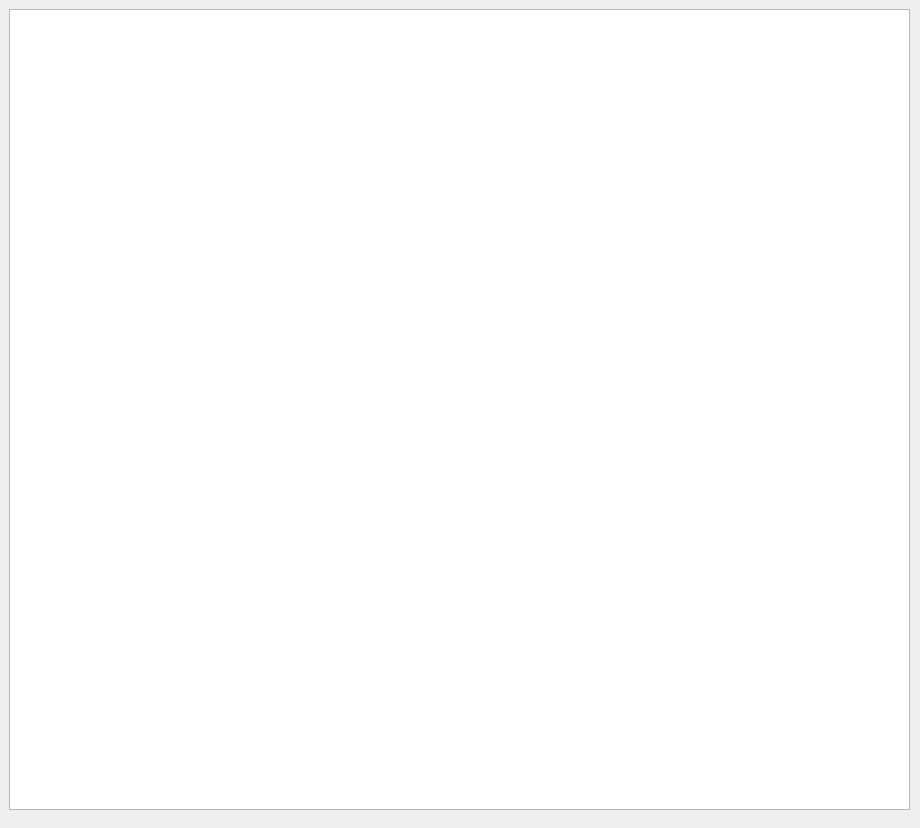
<?xml version="1.0" encoding="UTF-8"?>
<ui version="4.0">
 <class>GraphWindow</class>
 <widget class="QDialog" name="GraphWindow">
  <property name="geometry">
   <rect>
    <x>0</x>
    <y>0</y>
    <width>920</width>
    <height>828</height>
   </rect>
  </property>
  <property name="windowTitle">
   <string>3D Centralization Visualization</string>
  </property>
  <widget class="Matplotlib3DWidget" name="gwColoredWellbore_graphicsView">
   <property name="geometry">
    <rect>
     <x>9</x>
     <y>9</y>
     <width>901</width>
     <height>801</height>
    </rect>
   </property>
  </widget>
 </widget>
 <customwidgets>
  <customwidget>
   <class>Matplotlib3DWidget</class>
   <extends>QGraphicsView</extends>
   <header>matplotlibwidget</header>
  </customwidget>
 </customwidgets>
 <resources/>
 <connections/>
</ui>
